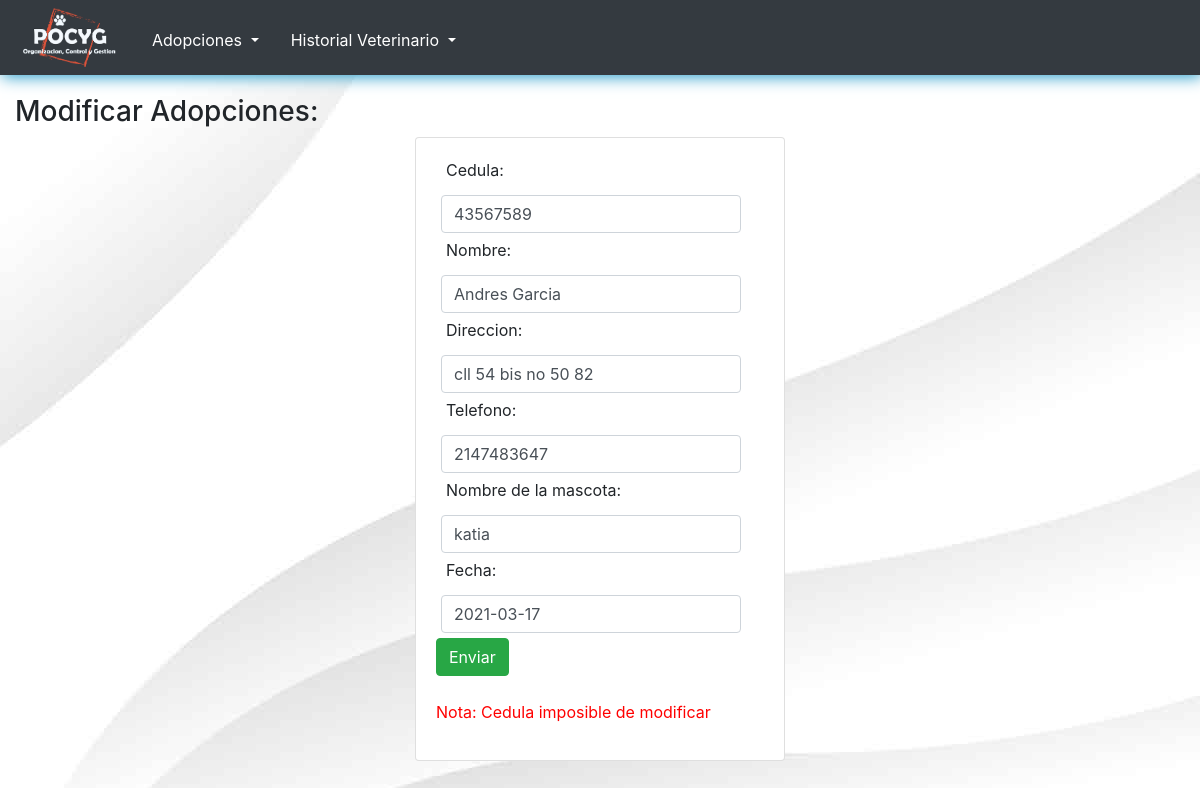
Page /modificarAdopcion.php?id=11 on the committed database.
### tables this page shows
CREATE TABLE `registroadopcion` (
  `id` int(200) NOT NULL,
  `cedula` int(200) NOT NULL,
  `nombre_adoptante` varchar(50) NOT NULL,
  `direccion` text NOT NULL,
  `telefono` int(50) NOT NULL,
  `nombre_de_mascota_adoptada` varchar(50) NOT NULL,
  `fecha_adopcion` date NOT NULL
);

### modificarAdopcion.php (the view, shortened to what this page needs)
<?php
include("conexion.php");
$id = $_GET['id'];
$query = "SELECT * FROM registroadopcion WHERE id = $id ";
$resultado = $pdo->query($query);
$row = $resultado->fetch();
$cedula = $row['cedula'];
$nombreA = $row['nombre_adoptante'];
$direccion = $row['direccion'];
$telefono = $row['telefono'];
$nombreM = $row['nombre_de_mascota_adoptada'];
$fecha = $row['fecha_adopcion'];
?>
<?php include("includes/head.php"); ?>
<div class="container-fluid">
    <h3 style="margin-top:20px;">Modificar Adopciones:</h3>
    <div class="row">
        <div class="col-4 mx-auto">
            <div class="card card-body">
                <form action="modificarAdopcion.php?id=<?php echo $_GET['id']; ?>" method="POST">
                    <label class="form-label">Cedula:</label>
                    <input class="form-control" type="text" name="cedula" value="<?php echo $cedula ?>">
                    <label class="form-label">Nombre:</label>
                    <input class="form-control" type="text" name="nombre_adoptante" value="<?php echo $nombreA ?>">
                    <label class="form-label">Direccion:</label>
                    <input class="form-control" type="text" name="direccion" value="<?php echo $direccion ?>">
                    <label class="form-label">Telefono:</label>
                    <input class="form-control" type="text" name="telefono" value="<?php echo $telefono ?>">
                    <label class="form-label">Nombre de la mascota:</label>
                    <input class="form-control" type="text" name="nombre_de_mascota_adoptada" value="<?php echo $nombreM ?>">
                    <label class="form-label">Fecha:</label>
                    <input class="form-control" type="text" name="fecha_adopcion" value="<?php echo $fecha ?>">
                    <button class="btn btn-success" name="update">Enviar</button>
<br><br>
                    <P style="color: red;">Nota: Cedula imposible de modificar</P>
                </form>
            </div>
        </div>
    </div>
</div>

### estilo.css (style rules this page uses)
body { background-image: url(media/76.jpg) ; }
.container-fluid .form-control { width: 300px; display: inline-block; margin: 5px; }
.container-fluid .form-label { width: 200px; margin-left: 10px ; }
.container-fluid form input { width: 535px; margin-top: 20px; }
.container-fluid { margin: auto; }

### rows in the picture
registroadopcion: cedula "43567589", nombre_adoptante "Andres Garcia", direccion "cll 54 bis no 50 82", telefono "2147483647", nombre_de_mascota_adoptada "katia", fecha_adopcion "2021-03-17"
